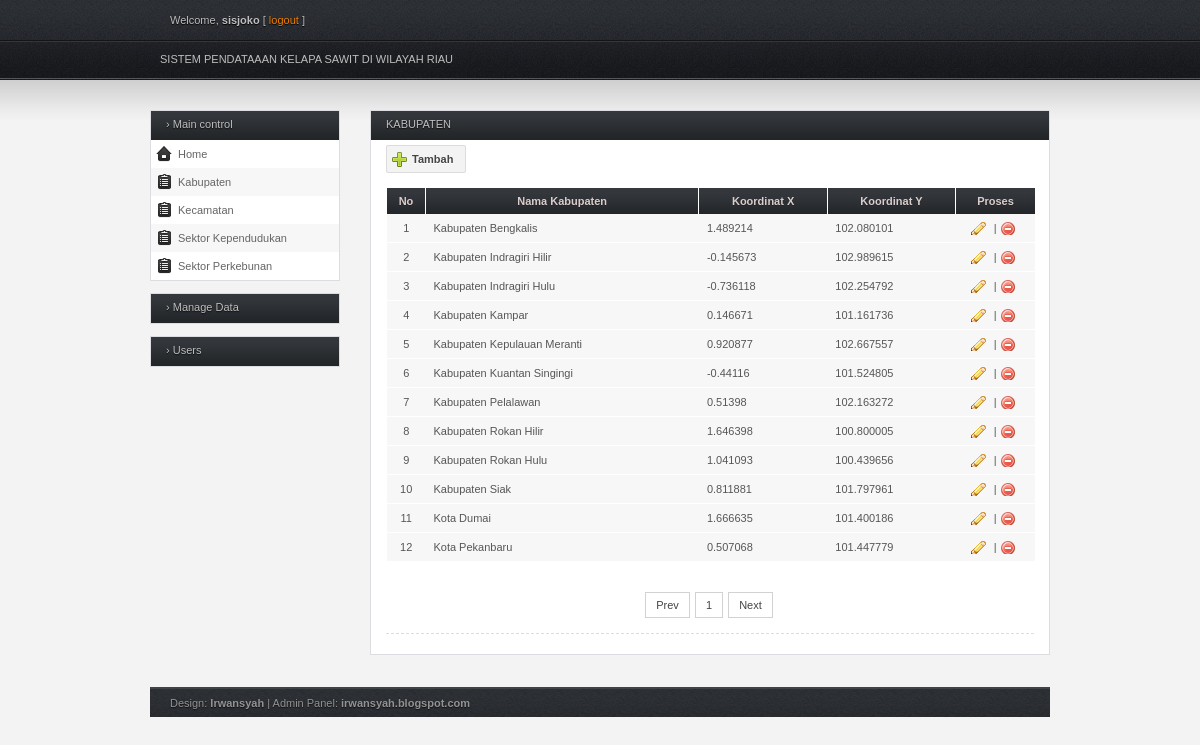
/_admin/?p=kabupaten (signed in), run on the app's committed database.
### tables this page shows
CREATE TABLE IF NOT EXISTS `kabupaten` (
  `idkab` int(11) NOT NULL AUTO_INCREMENT,
  `nama_kabupaten` varchar(100) NOT NULL,
  `x` varchar(100) NOT NULL,
  `y` varchar(100) NOT NULL,
  PRIMARY KEY (`idkab`)
);

### _mod/paging.php (called while the page is built, shortened)
<?
class pagination
{
	public function calculate_pages($total_rows, $rows_per_page, $page_num)
	{
		$arr = array();
		$last_page = ceil($total_rows / $rows_per_page);
		$page_num = (int) $page_num;
		if ($page_num < 1)
		{
		   $page_num = 1;
		}
		elseif ($page_num > $last_page)
		{
		   $page_num = $last_page;
		}
		$upto = ($page_num - 1) * $rows_per_page;
		$arr['limit'] = 'LIMIT '.$upto.',' .$rows_per_page;
		$arr['current'] = $page_num;
		if ($page_num == 1)
			$arr['previous'] = $page_num;
		else
			$arr['previous'] = $page_num - 1;
		if ($page_num == $last_page)
			$arr['next'] = $last_page;
		else
			$arr['next'] = $page_num + 1;
		$arr['last'] = $last_page;
		$arr['info'] = 'Page ('.$page_num.' of '.$last_page.')';
		$arr['pages'] = $this->get_surrounding_pages($page_num, $last_page, $arr['next']);
		return $arr;
	}
	function get_surrounding_pages($page_num, $last_page, $next)
	{
		$arr = array();
		if ($page_num == 1)
		{
			if ($next == $page_num) return array(1);
			return $arr;
		}
		return $arr;
	}
}
?>

### _admin/_page/kabupaten.php (the view, shortened to what this page needs)
<?php
require ('../_mod/paging.php');
$sql = "select * from kabupaten order by nama_kabupaten";
    $query = mysql_query($sql);
	$numrows = mysql_num_rows($query);
	$numperpage = 20;
	$paging = new pagination();
	$pg = $paging->calculate_pages($numrows, $numperpage, $_GET['page']);
?>
<div class="full_w">
<div class="h_title">KABUPATEN</div>
<p><a class="button add" href="?p=kabupaten_add">Tambah</a>
				<table>
					<thead>
						<tr>
							<th scope="col" width="6%">No</th>
							<th scope="col">Nama Kabupaten</th>
							<th scope="col">Koordinat X</th>
							<th scope="col">Koordinat Y</th>
							<th scope="col" style="width: 65px;">Proses</th>
						</tr>
					</thead>
<?php
    $sql .= " {$pg['limit']}";
    $query = mysql_query($sql);
    $no = 1;
    while ($data = mysql_fetch_array($query)) {
?>
					<tbody>
						<tr>
							<td class="align-center"><?php echo $no; ?></td>
							<td><?php echo $data['nama_kabupaten']; ?></td>
							<td><?php echo $data['x']; ?></td>
							<td><?php echo $data['y']; ?></td>
							<td align="center">
								<a href="?p=kabupaten_edit&idkab=<?php echo $data[idkab];?>" class="table-icon edit" title="Edit"></a>&nbsp;|&nbsp;
								<a href="../_mod/mod_kabupaten.php?aksi=delete&idkab=<?php echo $data['idkab']; ?>" onClick="return confirm('Anda Yakin Akan Menghapus')" class="table-icon delete" title="Delete"></a>
							</td>
						</tr>
					</tbody>
<?php
$no++;
}
?>
				</table>
				<div class="entry">
					<div class="pagination">
						<a href="?p=kabupaten&page=<?php echo $pg['previous'];?>">Prev</a>
						<?php
					foreach($pg['pages'] as $key=>$value){
				?>
        			<a href="?p=kabupaten&page=<?php echo $value;?>" class="page"><?php echo $value;?></a>
       			<?php
					}
				?>
					<a href="?p=kabupaten&page=<?php echo $pg['next'];?>"	class="page">Next</a>
					</div>
					<div class="sep"></div>
</div>
</div>

### _admin/index.php (shortened to what this page needs)
<?php
$nama = ( isset($_SESSION['nama_user']) ) ? $_SESSION['nama_user'] : '';
?>
<!DOCTYPE html PUBLIC "-//W3C//DTD XHTML 1.0 Transitional//EN" "http://www.w3.org/TR/xhtml1/DTD/xhtml1-transitional.dtd">
<html xmlns="http://www.w3.org/1999/xhtml" lang="pl" xml:lang="pl">
<head>
<link rel="stylesheet" type="text/css" href="css/style.css" media="screen" />
<link rel="stylesheet" type="text/css" href="css/navi.css" media="screen" />
</head>
<body>
<div class="wrap">
	<div id="header">
		<div id="top">
			<div class="left">
				<p>Welcome, <strong><?php echo $nama;?></strong> [ <a href="../logout.php">logout</a> ]</p>
			</div>
		</div>
		<div id="nav">
		SISTEM PENDATAAAN KELAPA SAWIT DI WILAYAH RIAU
		</div>
	</div>
	<div id="content">
		<div id="sidebar">
			<div class="box">
				<div class="h_title">&#8250; Main control</div>
				<ul id="home">
					<li class="b1"><a class="icon view_page" href="?p=home">Home</a></li>
					<li class="b2"><a class="icon report" href="?p=kabupaten">Kabupaten</a></li>
					<li class="b1"><a class="icon report" href="?p=kecamatan">Kecamatan</a></li>
					<li class="b2"><a class="icon report" href="?p=kependudukan">Sektor Kependudukan</a></li>
					<li class="b1"><a class="icon report" href="?p=perkebunan">Sektor Perkebunan</a></li>
				</ul>
			</div>
			<div class="box">
				<div class="h_title">&#8250; Manage Data</div>
			</div>
			<div class="box">
				<div class="h_title">&#8250; Users</div>
			</div>
		</div>
		<div id="main">
		<?php
			$pages_dir = '_page';
			if(!empty($_GET['p'])){
				$pages = scandir($pages_dir, 0);
				unset($pages[0], $pages[1]);
				$p = $_GET['p'];
				if(in_array($p.'.php', $pages)){
					include($pages_dir.'/'.$p.'.php');
				} else {
					echo 'Halaman tidak ditemukan! :(';
				}
			} else {
				include($pages_dir.'/home.php');
			}
		?>
		</div>
	<div id="footer">
		<div class="left">
			<p>Design: <a href="#">Irwansyah</a> | Admin Panel: <a href="">irwansyah.blogspot.com</a></p>
		</div>
	</div>
</div>
</body>
</html>

### _admin/css/style.css (style rules this page uses)
* { margin: 0; padding: 0; }
body { background: #f3f3f3 url(../img/bg_top.jpg) repeat-x; color: #bebebe; font-family: Tahoma, Arial, Helvetica, sans-serif; font-size: 11px; margin: 0; }
a { text-decoration: none; }
button, .button { background: #F3F3F3; border: 1px solid #DCDCDC; border-radius: 2px; color: #444444; cursor: pointer; display: inline-block; font: 700 11px Tahoma, Arial, sans-serif; margin-right: 10px; padding: 7px 12px 7px 12px; position: relative; text-decoration: none; text-shadow: 0px 1px 0px #FFFFFF; }
.wrap { margin: 0 auto; width: 900px; }
#header #top { height: 34px; padding: 14px 20px 0 20px; }
#header #top p { text-shadow: #000 0px 1px 1px; }
#header #top a { color: #f07e01; }
#content { margin: 30px 0 30px 0; }
#content .b1 { background: #ffffff; }
#content .b2 { background: #f7f7f7; }
#content tr:nth-child(odd) { background: #f7f7f7; }
#content #sidebar { float: left; margin: 0 20px 0 0; width: 190px; }
#sidebar a { color: #656565; }
#sidebar .box { border: 1px solid #DCDDE1; margin: 0 0 12px 0; }
#sidebar .box .h_title { background: url(../img/bg_box_head.jpg) repeat-x; color: #bebebe; cursor: pointer; font-size: 11px; font-weight: normal; height: 22px; padding: 7px 0 0 15px; text-shadow: #0E0E0E 0px 1px 1px; }
#sidebar .box ul { list-style: none; }
#sidebar .box ul li { padding: 8px 0 8px 5px; }
.box ul li .icon { padding: 2px 0 2px 22px; }
.box ul li .view_page { background: url(../img/i_view_page.png) no-repeat center left; }
.box ul li .report { background: url(../img/i_report.png) no-repeat center left; }
#content #main { float: right; margin: 0 0 12px 0; width: 680px; }
#main .full_w { background: #ffffff; border: 1px solid #DCDDE1; color: #848484; margin: 0 0 20px 0; }
#main .full_w .h_title, #main .half_w .h_title { background: url(../img/bg_box_head.jpg) repeat-x; color: #bebebe; font-size: 11px; font-weight: normal; height: 22px; padding: 7px 0 0 15px; text-shadow: #0E0E0E 0px 1px 1px; }
#main .full_w p { line-height: 16px; margin: 5px 15px; }
table { border-collapse: collapse; margin: 15px; width: 650px; }
table th { background: url(../img/bg_box_head.jpg) repeat-x; color: #DACDCD; border-left: 1px solid #ffffff; border-right: 1px solid #ffffff; font-size: 11px; font-weight: bold; padding: 7px; text-shadow: 0px 1px #242424; }
table tr { border-left: 1px solid #ffffff; border-right: 1px solid #ffffff; }
table td { border-bottom: 1px solid #ffffff; border-top: 1px solid ffffff; color: #565656; padding: 8px; }
.table-icon { padding: 1px 8px; margin-right: 5px; }
.edit.table-icon { background: url(../img/i_edit.png) no-repeat; }
.delete.table-icon { background: url(../img/i_delete.png) no-repeat; }
.pagination { margin: 5px auto; padding: 12px 0; text-align: center; }
.pagination a { border:solid 1px #d2d2d2; color: #444444; margin-right:2px; }
.pagination a:link, .pagination a:visited { padding:6px 10px; text-decoration:none; }
#footer { background: url(../img/bg_top.jpg) repeat-x top center; border-top: 2px solid #404345; color: #939393; float: left; margin: 0 auto; padding: 8px 20px; text-shadow: #111111 0px 1px 1px; width: 860px; }
#footer a { color: #939393; font-weight: bold; }
.entry { color: #444; margin: 5px 0; padding: 5px 15px; text-shadow: 0px 1px #ffffff; }
.add { background: #F3F3F3 url(../img/i_add.png) no-repeat 4px center; padding-left: 25px; }
.sep { border-bottom: 1px dashed #DDDDDD; margin: 10px 0; }
.left { float: left; }
.align-center { text-align: center; }

### _admin/css/navi.css (style rules this page uses)
#header #nav { height: 27px; margin:0; padding: 5px 20px 0 10px; position: relative; }

### data on the page
kabupaten: nama_kabupaten "Kabupaten Bengkalis", x "1.489214", y "102.080101"
kabupaten: nama_kabupaten "Kabupaten Indragiri Hilir", x "-0.145673", y "102.989615"
kabupaten: nama_kabupaten "Kabupaten Indragiri Hulu", x "-0.736118", y "102.254792"
kabupaten: nama_kabupaten "Kabupaten Kampar", x "0.146671", y "101.161736"
kabupaten: nama_kabupaten "Kabupaten Kepulauan Meranti", x "0.920877", y "102.667557"
kabupaten: nama_kabupaten "Kabupaten Kuantan Singingi", x "-0.44116", y "101.524805"
kabupaten: nama_kabupaten "Kabupaten Pelalawan", x "0.51398", y "102.163272"
kabupaten: nama_kabupaten "Kabupaten Rokan Hilir", x "1.646398", y "100.800005"
kabupaten: nama_kabupaten "Kabupaten Rokan Hulu", x "1.041093", y "100.439656"
kabupaten: nama_kabupaten "Kabupaten Siak", x "0.811881", y "101.797961"
kabupaten: nama_kabupaten "Kota Dumai", x "1.666635", y "101.400186"
kabupaten: nama_kabupaten "Kota Pekanbaru", x "0.507068", y "101.447779"

### other printed values
$nama "sisjoko"
$value "1"
